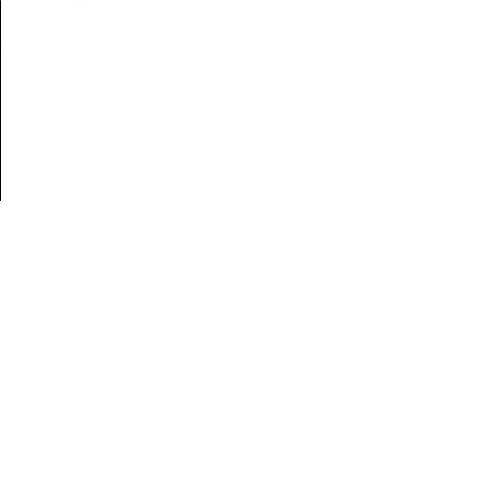
Frame 1 (no input)
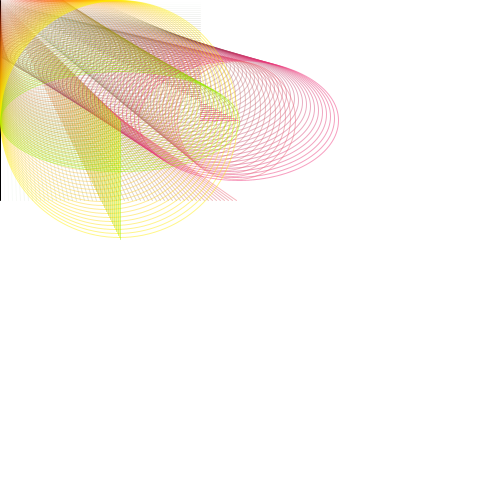
Frame 60 (the mouse pressed at the canvas centre just before this capture)
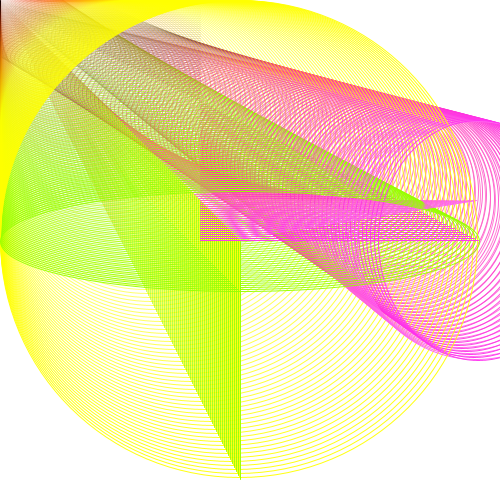
Frame 120 (the mouse held since frame 60 and released just before this capture)

The Processing sketch that drew these frames (run headless with seeded random() and noise(); from frame 60 on, the mouse is pressed at the canvas centre):

// Processing sketch: processing_168587
// ── processing_168587.pde

float a = 0;
int b = 0;
float c = 0;

void setup() {
  size(500, 500);
  background(255);
}

void draw(){
  
  noFill();
  ellipse(a,c,b,b);
  line(b,b,a,200);
  c = b+0.1;
  stroke (255,a,0,c);
  
  a++;
  b++;
  c++;
  
  noFill();
  ellipse(b,c,a,a);
  line(b,c,b,a);
  stroke(a,50,b,c);
 
  a++;
  b++;
  c++;
  noFill();
  ellipse(a,c,200,b);
  line(200,b,a,c);
  c = b+0.1;
  stroke (150,a,0,c);
  
  a++;
  c++;
  
  noFill();
  ellipse(b,c,a,100);
  line(b,c,b,a);
  stroke(a,100,b,c);
 
  a++;
  c++;
}
